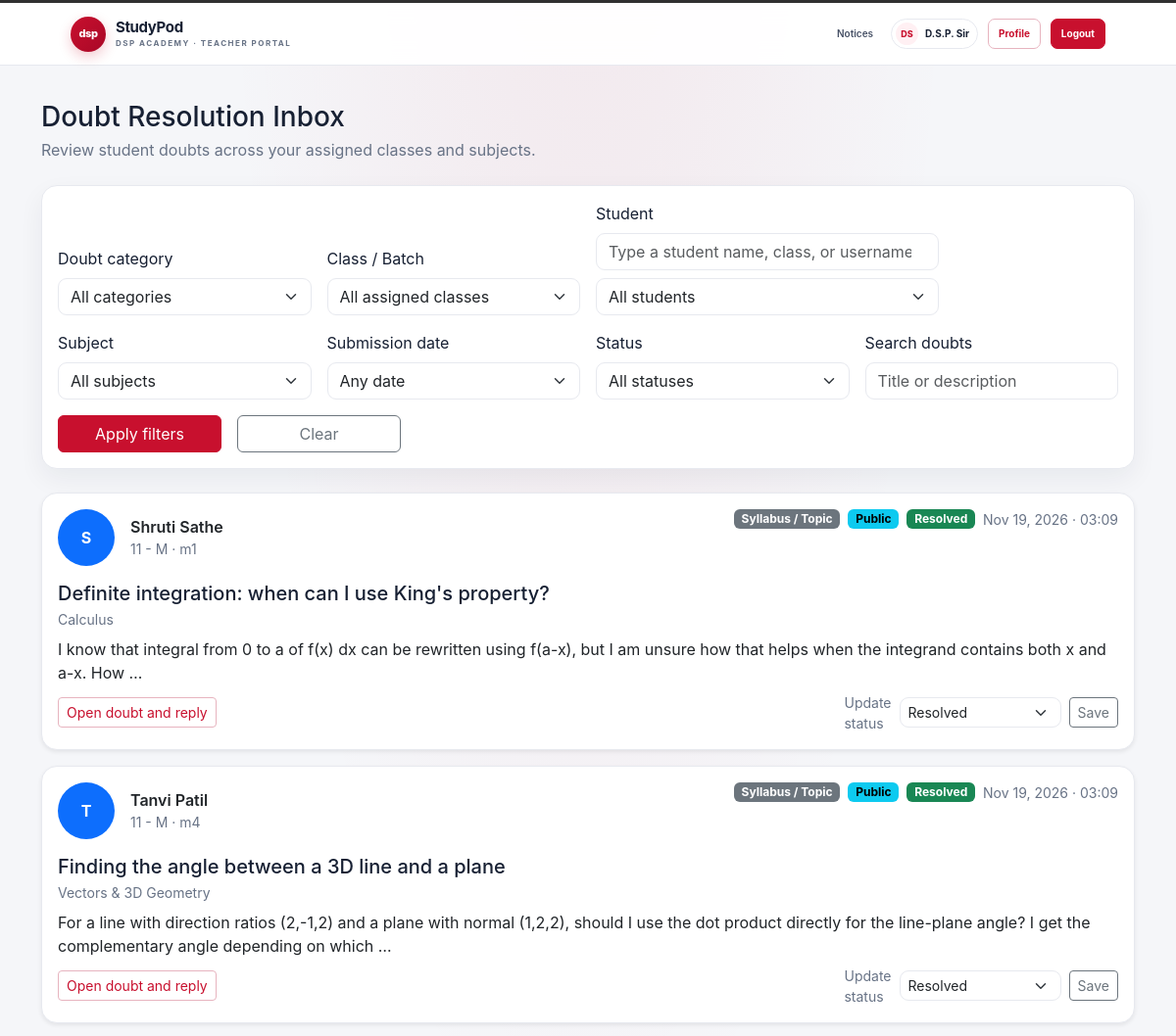
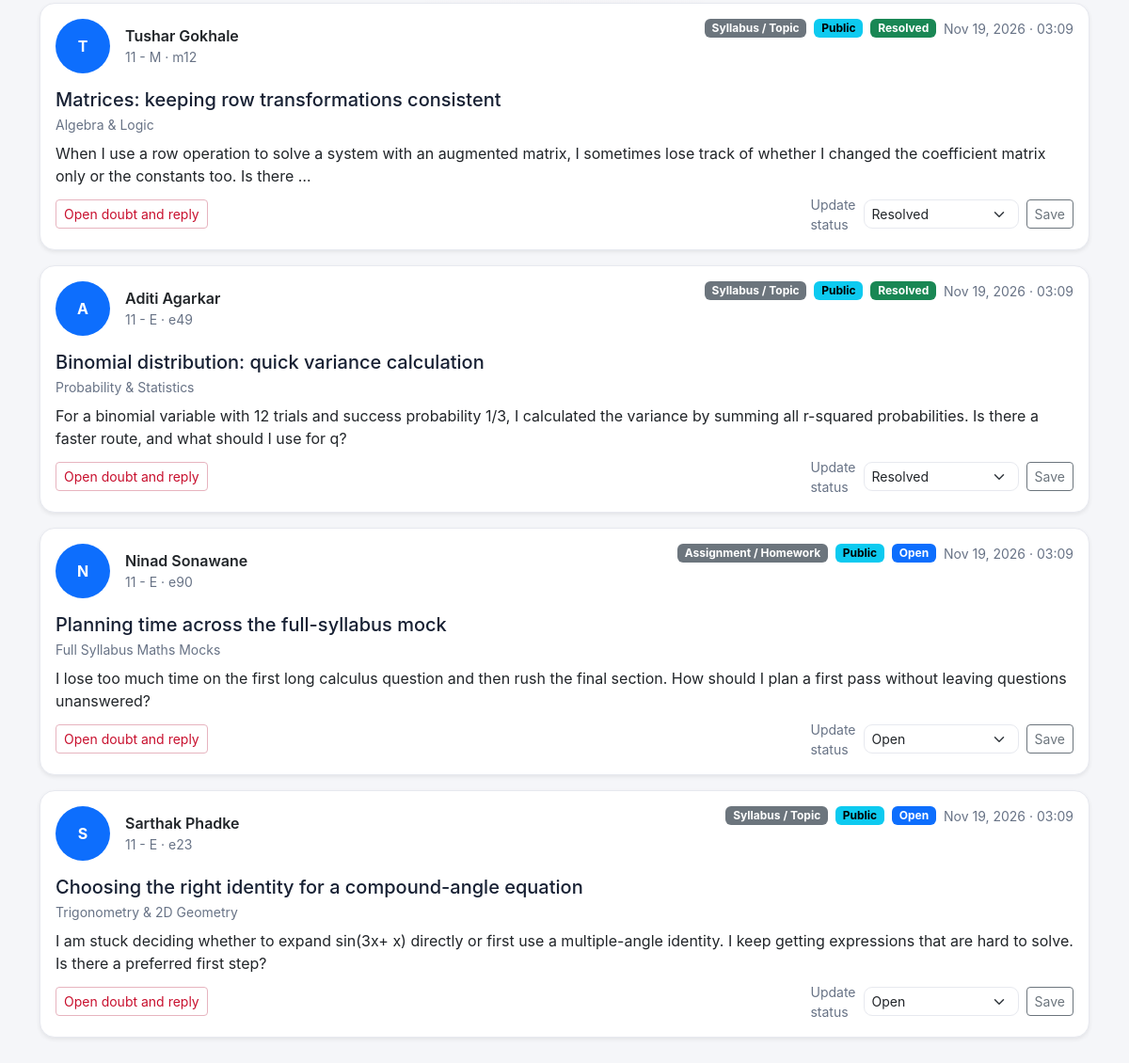
Screenshot of /academics/discussions/ (signed in) with the database file from the repository (2 pictures, top to bottom).
### accounts/models.py (models this page shows, shortened)
class User(AbstractUser):
    class Role(models.TextChoices):
        TEACHER = "TEACHER", "Teacher"
        STUDENT = "STUDENT", "Student"
        PARENT = "PARENT", "Parent"
    role = models.CharField(
        max_length=10,
        choices=Role.choices,
        default=Role.STUDENT,
    )

class StudentProfile(models.Model):
    user = models.OneToOneField(
        User,
        on_delete=models.CASCADE,
        related_name="student_profile"
    )
    roll_number = models.CharField(max_length=50, unique=True)
    batch = models.CharField(max_length=50, blank=True, default="")
    phone_number = models.CharField(max_length=20, blank=True, default="")
    profile_picture = models.ImageField(
        upload_to="student_profiles/",
        blank=True,
    )
    student_class = models.ForeignKey(
        "academics.Class",
        on_delete=models.SET_NULL,
        null=True,
        blank=True,
        related_name="students"
    )
    parent = models.ForeignKey(
        "ParentProfile",
        on_delete=models.SET_NULL,
        null=True,
        blank=True,
        related_name="students"
    )
    mentor = models.ForeignKey(
        "TeacherProfile",
        on_delete=models.SET_NULL,
        null=True,
        blank=True,
        related_name="mentees",
    )

### academics/models.py (models this page shows, shortened)
class DoubtThread(models.Model):
    class Category(models.TextChoices):
        SYLLABUS_TOPIC = "SYLLABUS_TOPIC", "Syllabus / Topic"
        ASSIGNMENT_HOMEWORK = "ASSIGNMENT_HOMEWORK", "Assignment / Homework"
        NOTICE_ANNOUNCEMENT = "NOTICE_ANNOUNCEMENT", "Notice / Announcement"
        STUDY_RESOURCE = "STUDY_RESOURCE", "Study Resource"
    class Status(models.TextChoices):
        OPEN = "OPEN", "Open"
        IN_PROGRESS = "IN_PROGRESS", "In Progress"
        RESOLVED = "RESOLVED", "Resolved"
    title = models.CharField(max_length=200)
    content = models.TextField()
    category = models.CharField(
        max_length=24,
        choices=Category.choices,
        default=Category.SYLLABUS_TOPIC,
    )
    is_public = models.BooleanField(default=False)
    document_link = models.URLField(blank=True)
    student = models.ForeignKey(
        "accounts.StudentProfile",
        on_delete=models.CASCADE,
        related_name="doubt_threads",
    )
    student_class = models.ForeignKey(
        Class,
        on_delete=models.CASCADE,
        related_name="doubt_threads",
    )
    subject = models.ForeignKey(
        Subject,
        on_delete=models.CASCADE,
        related_name="doubt_threads",
    )
    status = models.CharField(
        max_length=11,
        choices=Status.choices,
        default=Status.OPEN,
    )
    created_at = models.DateTimeField(auto_now_add=True)
    class Meta:
        ordering = ("-created_at", "-pk")

class Class(models.Model):
    name = models.CharField(max_length=50)
    section = models.CharField(max_length=10)
    academic_year = models.CharField(max_length=20)
    def __str__(self):
        return f"{self.name} - {self.section}"

class Subject(models.Model):
    name = models.CharField(max_length=100)
    code = models.CharField(max_length=20, unique=True)
    def __str__(self):
        return f"{self.name} ({self.code})"

### academics/views.py (the view, shortened to what this page needs)
# urls.py: path("discussions/", views.doubt_threads, name="doubt_threads"),
@login_required
def doubt_threads(request):
    classes, is_student, is_parent = _forum_scope(request.user)
    if not classes.exists():
        return HttpResponseForbidden("You do not have access to a class discussion forum.")
    is_teacher = request.user.role == "TEACHER"
    raw_class = request.GET.get("student_class") if is_teacher else (
        request.POST.get("student_class") or request.GET.get("student_class")
    )
    selected_class = classes.filter(pk=raw_class).first() if raw_class else (
        None if is_teacher else classes.first()
    )
    if raw_class and selected_class is None:
        return HttpResponseForbidden("You are not assigned to this class.")
    if not is_teacher and selected_class is None:
        return HttpResponseForbidden("You do not have access to a class discussion forum.")
    thread_form = None
    if is_student:
        thread_form = DoubtThreadForm(
            request.POST if request.method == "POST" else None,
            request.FILES if request.method == "POST" else None,
            student_class=selected_class,
        )
    subject_id = request.GET.get("subject", "")
    status = request.GET.get("status", "OPEN").upper()
    query = request.GET.get("q", "").strip()
    filter_form = None
    filter_errors = {}
    if is_teacher:
        filter_form = DoubtInboxFilterForm(
            request.GET if request.GET else None,
            teacher=request.user.teacher_profile,
        )
        allowed_subjects = filter_form.fields["subject"].queryset
        assigned_pairs = TeachingAssignment.objects.filter(
            teacher=request.user.teacher_profile
        ).values_list("student_class_id", "subject_id")
        assignment_scope = Q(pk__in=[])
        for class_id, assigned_subject_id in assigned_pairs:
            assignment_scope |= Q(student_class_id=class_id, subject_id=assigned_subject_id)
        threads = DoubtThread.objects.filter(assignment_scope).select_related(
            "student__user", "student__student_class", "subject"
        ).prefetch_related("attachments")
        if selected_class:
            threads = threads.filter(student_class=selected_class)
        if filter_form.is_valid():
            cleaned = filter_form.cleaned_data
            category_id = cleaned.get("category")
            selected_student = cleaned.get("student")
            selected_subject = cleaned.get("subject")
            status = cleaned.get("status") or "ALL"
            date_range = cleaned.get("date_range") or "ALL"
            query = (cleaned.get("q") or "").strip()
            subject_id = str(selected_subject.pk) if selected_subject else ""
            if category_id:
                threads = threads.filter(category=category_id)
            if selected_student:
                threads = threads.filter(student=selected_student)
            if selected_subject:
                threads = threads.filter(subject=selected_subject)
            if status != "ALL":
                threads = threads.filter(status=status)
            if date_range == "TODAY":
                threads = threads.filter(created_at__date=timezone.localdate())
            elif date_range == "LAST_7_DAYS":
                threads = threads.filter(created_at__gte=timezone.now() - timedelta(days=7))
            elif date_range == "CUSTOM":
                start_date = cleaned.get("start_date")
                end_date = cleaned.get("end_date")
                if start_date:
                    threads = threads.filter(created_at__date__gte=start_date)
                if end_date:
                    threads = threads.filter(created_at__date__lte=end_date)
        else:
            filter_errors = filter_form.errors
        threads = threads.annotate(
            attachment_count=Count("attachments", filter=Q(attachments__reply__isnull=True))
        )
    return render(request, "academics/doubt_threads.html", {
        "classes": classes.order_by("name", "section"),
        "selected_class": selected_class,
        "subjects": allowed_subjects.order_by("name"),
        "selected_subject": subject_id,
        "status_filter": status,
        "search_query": query,
        "threads": threads,
        "thread_form": thread_form,
        "filter_form": filter_form,
        "filter_errors": filter_errors,
        "status_choices": DoubtThread.Status.choices,
        "can_create_thread": is_student,
        "is_parent_view": is_parent,
        "is_teacher_view": is_teacher,
    })

### academics/forms.py (called while the page is built)
    def label_from_instance(self, student):
        name = student.user.get_full_name() or student.user.username
        username = f"@{student.user.username}"
        return f"{name} · {student.student_class} · {username}"

### academics/views.py (called while the page is built)
def _forum_scope(user):
    if user.role == "STUDENT":
        profile = getattr(user, "student_profile", None)
        if profile and profile.student_class_id:
            return Class.objects.filter(pk=profile.student_class_id), True, False
        return Class.objects.none(), True, False
    if user.role == "TEACHER":
        profile = getattr(user, "teacher_profile", None)
        if profile:
            return Class.objects.filter(
                teaching_assignments__teacher=profile
            ).distinct(), False, False
    if user.role == "PARENT":
        profile = getattr(user, "parent_profile", None)
        if profile:
            return Class.objects.filter(students__parent=profile).distinct(), False, True
    return Class.objects.none(), False, False

### academics/templates/academics/doubt_threads.html (shortened to what this page needs)
{% extends "accounts/base.html" %}
{% block content %}
<div class="d-flex flex-wrap justify-content-between align-items-center gap-3 mb-4">
    <div>
        <h1 class="h3 mb-1">{% if is_teacher_view %}Doubt Resolution Inbox{% else %}Subject Doubts &amp; Discussions{% endif %}</h1>
        <p class="text-muted mb-0">{% if is_teacher_view %}Review student doubts across your assigned classes and subjects.{% elif is_parent_view %}Read discussions for your child's class.{% else %}Ask questions and learn together with your class.{% endif %}</p>
    </div>
</div>
{% if is_teacher_view %}
<form method="get" class="card card-body mb-4" id="teacherDoubtFilters">
    <div class="row g-3 align-items-end">
        {% for field in filter_form %}
        {% if field.name == "student" %}
        <div class="col-md-4">
            <label class="form-label" for="studentSearch">Student</label>
            <input type="search" class="form-control mb-2" id="studentSearch" placeholder="Type a student name, class, or username" autocomplete="off">
            {{ field }}
        </div>
        {% elif field.name == "start_date" or field.name == "end_date" %}
        <div class="col-md-2 date-range-field">
            <label class="form-label" for="{{ field.id_for_label }}">{{ field.label }}</label>
            {{ field }}
            {% for error in field.errors %}<div class="text-danger small">{{ error }}</div>{% endfor %}
        </div>
        {% else %}
        <div class="col-md-3">
            <label class="form-label" for="{{ field.id_for_label }}">{{ field.label }}</label>
            {{ field }}
        </div>
        {% endif %}
        {% endfor %}
        <div class="col-md-2"><button class="btn btn-primary w-100" type="submit">Apply filters</button></div>
        <div class="col-md-2"><a class="btn btn-outline-secondary w-100" href="{% url 'doubt_threads' %}">Clear</a></div>
    </div>
</form>
{% endif %}
{% if is_teacher_view %}
<div class="d-flex flex-column gap-3">
    {% for thread in threads %}
    <article class="card shadow-sm">
        <div class="card-body">
            <div class="d-flex flex-wrap justify-content-between align-items-start gap-3">
                <div class="d-flex align-items-center gap-3">
                    {% if thread.student.profile_picture %}
                        <img src="{{ thread.student.profile_picture.url }}" alt="{{ thread.student.user.get_full_name|default:thread.student.user.username }} profile picture" class="rounded-circle border" style="width:58px;height:58px;object-fit:cover">
                    {% else %}
                        <div class="rounded-circle bg-primary text-white d-flex align-items-center justify-content-center fw-bold" style="width:58px;height:58px" aria-label="Student avatar">{{ thread.student.user.first_name|default:thread.student.user.username|first|upper }}</div>
                    {% endif %}
                    <div>
                        <div class="fw-semibold">{{ thread.student.user.get_full_name|default:thread.student.user.username }}</div>
                        <div class="small text-muted">{{ thread.student_class }} · {{ thread.student.user.username }}</div>
                    </div>
                </div>
                <div class="d-flex flex-wrap gap-2 align-items-center">
                    <span class="badge text-bg-secondary">{{ thread.get_category_display }}</span>
                    <span class="badge {% if thread.is_public %}text-bg-info{% else %}text-bg-warning{% endif %}">{% if thread.is_public %}Public{% else %}Private{% endif %}</span>
                    <span class="badge {% if thread.status == 'RESOLVED' %}text-bg-success{% elif thread.status == 'IN_PROGRESS' %}text-bg-warning{% else %}text-bg-primary{% endif %}">{{ thread.get_status_display }}</span>
                    <span class="small text-muted">{{ thread.created_at|date:"M j, Y · H:i" }}</span>
                </div>
            </div>
            <div class="mt-3">
                <h2 class="h5 mb-1">{{ thread.title }}</h2>
                <div class="small text-muted mb-2">{{ thread.subject.name }}</div>
                <p class="mb-2">{{ thread.content|truncatewords:32 }}</p>
                <div class="d-flex flex-wrap justify-content-between align-items-center gap-2">
                    <a class="btn btn-outline-primary btn-sm" href="{% url 'doubt_thread_detail' thread.pk %}">Open doubt and reply</a>
                    <form method="post" action="{% url 'doubt_thread_detail' thread.pk %}" class="d-flex align-items-center gap-2">
                        <label class="small text-muted" for="status-{{ thread.pk }}">Update status</label>
                        <select class="form-select form-select-sm" id="status-{{ thread.pk }}" name="status">
                            {% for value, label in status_choices %}<option value="{{ value }}" {% if thread.status == value %}selected{% endif %}>{{ label }}</option>{% endfor %}
                        </select>
                        <button class="btn btn-sm btn-outline-secondary" type="submit">Save</button>
                    </form>
                </div>
            </div>
        </div>
    </article>
    {% empty %}<div class="card card-body text-center text-muted py-5">No doubts match these filters.</div>{% endfor %}
</div>
{% endif %}
{% endblock %}

### accounts/templates/accounts/partials/student_portal_header.html
<nav class="navbar navbar-expand-lg student-nav" aria-label="Student portal">
    <div class="container-fluid student-nav-inner">
        <a class="student-brand" href="{% url 'dashboard' %}" aria-label="StudyPod student dashboard">
            <span class="student-brand-mark">dsp</span>
            <span class="student-brand-copy">
                <strong>StudyPod</strong>
                <small>DSP ACADEMY · {% if user.role == "TEACHER" %}TEACHER PORTAL{% elif user.role == "PARENT" %}PARENT PORTAL{% else %}STUDENT PORTAL{% endif %}</small>
            </span>
        </a>
        <div class="student-nav-links">
            <a href="{% url 'notices' %}">Notices</a>
            <span class="student-user-chip">
                <span class="student-avatar">{% if user.first_name and user.last_name %}{{ user.first_name|first|upper }}{{ user.last_name|first|upper }}{% else %}{{ user.get_full_name|default:user.username|first|upper }}{% endif %}</span>
                {{ user.get_full_name|default:user.username }}
            </span>
            <a class="student-nav-button" href="{% url 'profile' %}">Profile</a>
            <a class="student-nav-button student-logout" href="{% url 'logout' %}">Logout</a>
        </div>
    </div>
</nav>

### accounts/templates/accounts/base.html (style rules this page uses)
:root { --sp-primary: #2563eb; --sp-navy: #0f172a; --sp-background: #f8fafc; --sp-text: #1e293b; --sp-muted: #64748b; --sp-border: #e2e8f0; }
body { background: var(--sp-background); color: var(--sp-text); font-family: -apple-system, BlinkMacSystemFont, "Segoe UI", sans-serif; }
h1, h2, h3, h4, h5, h6 { color: var(--sp-navy); font-weight: 600; }
.btn-primary { background-color: var(--sp-primary); border-color: var(--sp-primary); }
.card { background-color: #fff; border: 1px solid var(--sp-border); border-radius: 12px; box-shadow: 0 2px 8px rgb(15 23 42 / 5%); }
a:not(.btn):not(.navbar-brand) { color: var(--sp-primary); }
.navbar a:not(.btn):not(.navbar-brand) { color: #fff; }
.text-muted { color: var(--sp-muted) !important; }

### rows the page displays
User: first_name|first "D", last_name|first "S", get_full_name "D.S.P. Sir"
DoubtThread: student.user.first_name|first "S", student.user.get_full_name "Shruti Sathe", student_class "11 - M", student.user.username "m1", category "Syllabus / Topic", is_public "Public", status "Resolved", created_at "Nov 19, 2026 · 03:09", title "Definite integration: when can I use King's property?", subject.name "Calculus", content "I know that integral from 0 to a of f(x) dx can be rewritten using f(a-x), but I am unsure how that helps when the integrand contains both x and a-x. How …"
DoubtThread: student.user.first_name|first "T", student.user.get_full_name "Tanvi Patil", student_class "11 - M", student.user.username "m4", category "Syllabus / Topic", is_public "Public", status "Resolved", created_at "Nov 19, 2026 · 03:09", title "Finding the angle between a 3D line and a plane", subject.name "Vectors & 3D Geometry", content "For a line with direction ratios (2,-1,2) and a plane with normal (1,2,2), should I use the dot product directly for the line-plane angle? I get the complementary angle depending on which …"
DoubtThread: student.user.first_name|first "T", student.user.get_full_name "Tushar Gokhale", student_class "11 - M", student.user.username "m12", category "Syllabus / Topic", is_public "Public", status "Resolved", created_at "Nov 19, 2026 · 03:09", title "Matrices: keeping row transformations consistent", subject.name "Algebra & Logic", content "When I use a row operation to solve a system with an augmented matrix, I sometimes lose track of whether I changed the coefficient matrix only or the constants too. Is there …"
DoubtThread: student.user.first_name|first "A", student.user.get_full_name "Aditi Agarkar", student_class "11 - E", student.user.username "e49", category "Syllabus / Topic", is_public "Public", status "Resolved", created_at "Nov 19, 2026 · 03:09", title "Binomial distribution: quick variance calculation", subject.name "Probability & Statistics", content "For a binomial variable with 12 trials and success probability 1/3, I calculated the variance by summing all r-squared probabilities. Is there a faster route, and what should I use for q?"
DoubtThread: student.user.first_name|first "N", student.user.get_full_name "Ninad Sonawane", student_class "11 - E", student.user.username "e90", category "Assignment / Homework", is_public "Public", status "Open", created_at "Nov 19, 2026 · 03:09", title "Planning time across the full-syllabus mock", subject.name "Full Syllabus Maths Mocks", content "I lose too much time on the first long calculus question and then rush the final section. How should I plan a first pass without leaving questions unanswered?"
DoubtThread: student.user.first_name|first "S", student.user.get_full_name "Sarthak Phadke", student_class "11 - E", student.user.username "e23", category "Syllabus / Topic", is_public "Public", status "Open", created_at "Nov 19, 2026 · 03:09", title "Choosing the right identity for a compound-angle equation", subject.name "Trigonometry & 2D Geometry", content "I am stuck deciding whether to expand sin(3x+ x) directly or first use a multiple-angle identity. I keep getting expressions that are hard to solve. Is there a preferred first step?"

### other values shown
{{ field.label }} "Doubt category" "Class / Batch" "Subject" "Submission date" "Status" "Search doubts"
